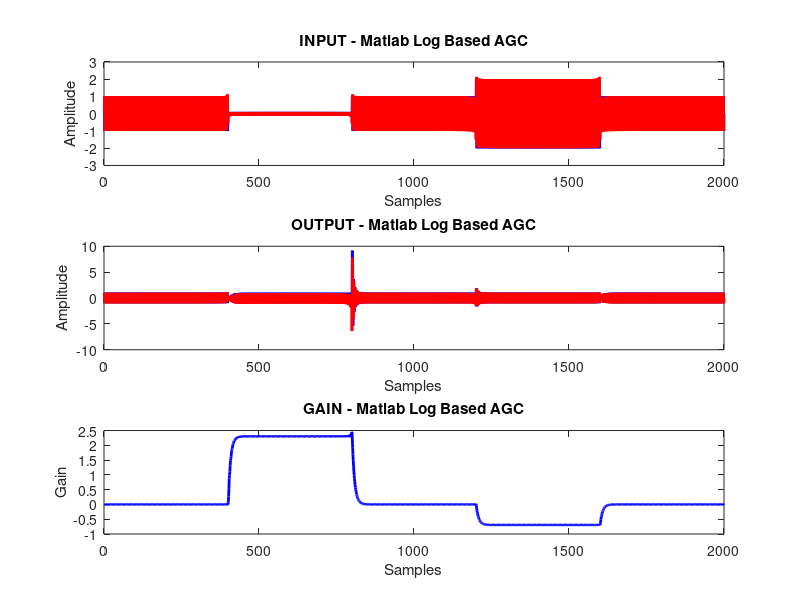

The MATLAB script that drew this image: (Note: this script raises an error after producing the figure.)
%% AGC LOG BASED
%  Author: Ryan Hiser
%  Project: Capstone V2X Motorcycle HUD
%  Filename: agc.m
%
%  Description: Log Based AGC Script for HLS Verification

close all;
clear all;

set(0,'DefaultFigureWindowStyle','docked')

%% Initial Version of AGC Code (based on fred harris description)
y = cos(2*pi*(0:399)*0.25);
y1 = [y 0.1*y y 2*y y]; % vary amplitude

IQ = hilbert(y1);
InPhase = real(IQ);
Quadrature = imag(IQ);

loggain = zeros(1,2001);
loggain(1) = 0;
mu = 0.125;
for nn = 1:2000
    scl(nn)= IQ(nn)*exp(loggain(nn));
    loggain(nn+1) = loggain(nn)- mu*log(abs(scl(nn)+0.1));
end

h1 = figure('Name', 'Initial Non-optimized AGC');
subplot(311)
plot(InPhase, 'b','linewidth',2);
hold on;
plot(Quadrature, 'r','linewidth',2);
ylabel('Amplitude');xlabel('Samples');
title('INPUT - Matlab Log Based AGC')
subplot(312)
plot(real(scl), 'b','linewidth',2);
hold on;
plot(imag(scl), 'r','linewidth',2);
ylabel('Amplitude');xlabel('Samples');
title('OUTPUT - Matlab Log Based AGC')

subplot(313)
plot(loggain(1:2000), 'b','linewidth',2);
ylabel('Gain');xlabel('Samples');
title('GAIN - Matlab Log Based AGC')

%% Save input data for HLS Testbench
res = saveIQdat(IQ,12,'agc_input.dat');

%% Open and read file
test = csvread('../agc/solution1/csim/build/agc_output.csv');
org_I = test(:,1);
org_Q = test(:,2);
hls_I = test(:,3);
hls_Q = test(:,4);
gain = test(:,5);

h2 = figure('Name','HLS Test Bench Results');
ax1 = subplot(311);
plot(org_I,'b','linewidth',2);
hold on;
plot(org_Q,'r','linewidth',2);
ylabel('Amplitude');xlabel('Samples');
title('HLS Results for Log Based AGC')
title('INPUT - HLS Log Based AGC')

ax2 = subplot(312);
plot(hls_I,'b','linewidth',2);
hold on;
plot(hls_Q,'r','linewidth',2);
ylabel('Amplitude');xlabel('Samples');
title('OUTPUT - HLS Log Based AGC')

ax3 = subplot(313);
plot(gain)
linkaxes([ax1 ax2 ax3],'x');
ylabel('Gain');xlabel('Samples');
title('GAIN - HLS Log Based AGC')

%% Saveplots
saveplot(h1,'MAT_Verficiation',1);
saveplot(h2,'HLS_Verification',1);

%% Cleanup
set(0,'DefaultFigureWindowStyle','normal')